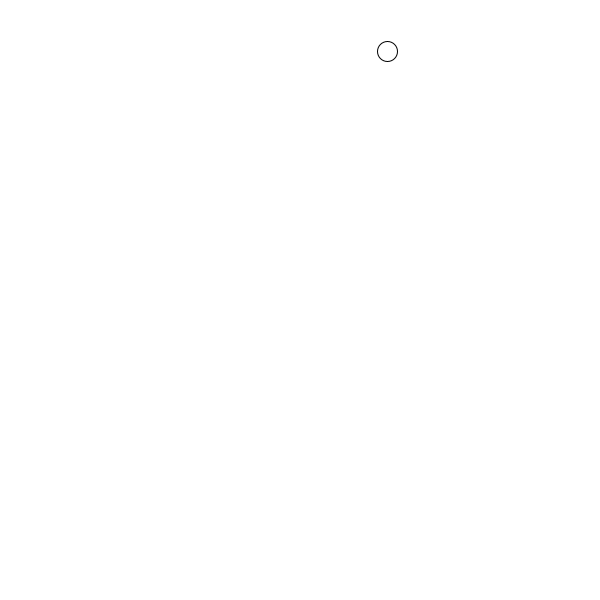
Frame 1 (no input)
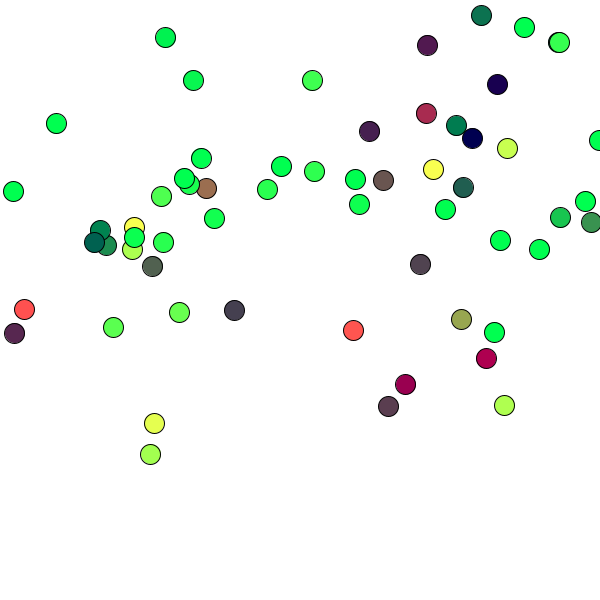
Frame 60 (the mouse pressed at the canvas centre just before this capture)
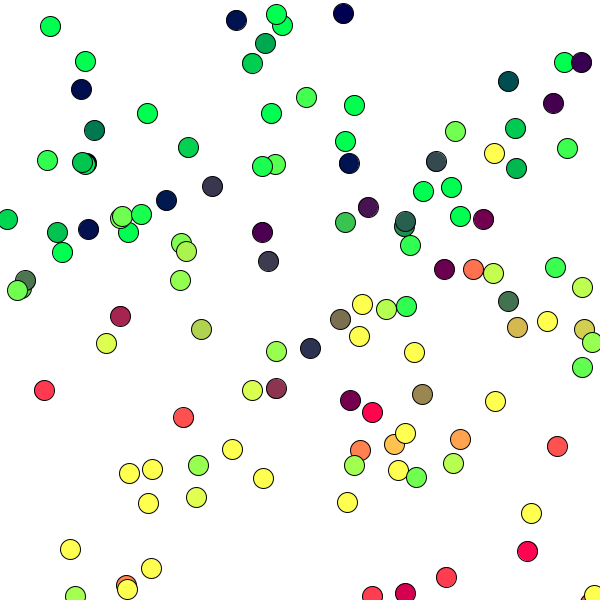
Frame 120 (the mouse held since frame 60 and released just before this capture)

The Processing sketch that drew these frames (run headless with seeded random() and noise(); from frame 60 on, the mouse is pressed at the canvas centre):

// Processing sketch: processing_143668
// ── processing_143668.pde


//DECLARE
ArrayList ballCollection;


void setup() {
  size(600, 600);
  smooth();

  //INITIALIZE
  ballCollection = new ArrayList();

  //for (int i = 0; i < 100; i++) {
  //  Ball myBall = new Ball(random(0, width), random(0, 200));
  //   ballCollection.add(myBall);
  // }
}

void draw() {
  background(255);
  Ball myBall = new Ball(random(0,width), random(0, 200));
  ballCollection.add(myBall);
  
  //CALL FUNCTIONALITY
  for (int i = 0; i < ballCollection.size(); i++) {
    Ball mb = (Ball) ballCollection.get(i);
    mb.run();
  }
}



class Ball {
  //GLOBAL VARIABLES
  float x = 0;
  float y = 0;
  float speedX = random(-2, 2);
  float speedY = random(-2, 2);

  // CONSTRUCTOR
  Ball(float _x, float _y) {

    x = _x;
    y = _y;
  }


  //FUNCTIONS
  

  void run() {
    display();
    move();
    bounce();
    gravity();
    rainbow();
  }

  void display() {
    ellipse(x, y, 20, 20);
    

  }

  void move() {
    x += speedX;
    y += speedY;
  }

  void bounce() {
    if (x > width) {
      speedX = speedX * -1;
    }
    if (x < 0) {
      speedX = speedX * -1;
    }
    if (y > height) {
      speedY = speedY * -1;
    }
    if (y < 0) {
      speedY = speedY * -1;
    }
  }
  
  void gravity(){
    speedY += 0.2;
    
  }
  
  void rainbow(){
    fill(y - 167, x - 68, 80);
  }
  
}
